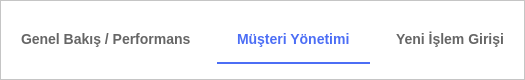
             <widget class="QFrame" name="frame_21">
              <property name="sizePolicy">
               <sizepolicy hsizetype="Expanding" vsizetype="Expanding">
                <horstretch>0</horstretch>
                <verstretch>0</verstretch>
               </sizepolicy>
              </property>
              <property name="minimumSize">
               <size>
                <width>0</width>
                <height>20</height>
               </size>
              </property>
              <property name="maximumSize">
               <size>
                <width>16777215</width>
                <height>80</height>
               </size>
              </property>
              <property name="styleSheet">
               <string notr="true">/* 1. ÇERÇEVE (Navigasyon Çubuğu Zemin) */
QFrame {
    background-color: #FFFFFF;
    /* Altına boydan boya ince gri çizgi çekelim */
    border-bottom: 1px solid #E0E0E0; 
}

/* 2. BUTONLARIN GENEL HALİ (Pasif Durum) */
QPushButton {
    background-color: transparent;  /* Arka plan yok */
    border: none;                   /* Çerçeve yok */
    color: #666666;                 /* Gri yazı */
    font-size: 14px;
    font-weight: 500;
    padding: 15px 20px;             /* Tıklama alanı geniş olsun */
    
    /* Alt sınır için yer ayırıyoruz ama şeffaf yapıyoruz */
    border-bottom: 2px solid transparent; 
    
    /* İkon ile yazı arasındaki boşluk */
    qproperty-iconSize: 20px 20px; 
    text-align: left;
}

/* 3. ÜZERİNE GELİNCE (Hover) */
QPushButton:hover {
    color: #333333; /* Yazı biraz koyulaşsın */
    background-color: #FAFAFA; /* Hafif bir grilik gelsin */
}

/* 4. SEÇİLİ OLDUĞUNDA (Checked - Aktif Sekme) */
QPushButton:checked {
    color: #4C6EF5;                 /* Resimdeki Mavi Renk */
    font-weight: bold;              /* Yazı kalınlaşsın */
    
    /* İşte o mavi alt çizgi: */
    border-bottom: 2px solid #4C6EF5; 
}
/* Normalde Gri İkon */
QPushButton{
    qproperty-icon: url(:/icons/chart_grey.png);
}

/* Seçilince Mavi İkon */
QPushButton:checked {
    qproperty-icon: url(:/icons/chart_blue.png);
}</string>
              </property>
              <property name="frameShape">
               <enum>QFrame::Shape::StyledPanel</enum>
              </property>
              <property name="frameShadow">
               <enum>QFrame::Shadow::Raised</enum>
              </property>
              <layout class="QHBoxLayout" name="horizontalLayout_9">
               <property name="leftMargin">
                <number>0</number>
               </property>
               <property name="topMargin">
                <number>0</number>
               </property>
               <property name="rightMargin">
                <number>0</number>
               </property>
               <property name="bottomMargin">
                <number>0</number>
               </property>
               <item>
                <widget class="QPushButton" name="pushButton_6">
                 <property name="text">
                  <string>Genel Bakış / Performans</string>
                 </property>
                 <property name="checkable">
                  <bool>true</bool>
                 </property>
                 <property name="checked">
                  <bool>false</bool>
                 </property>
                 <property name="autoExclusive">
                  <bool>true</bool>
                 </property>
                </widget>
               </item>
               <item>
                <widget class="QPushButton" name="pushButton_5">
                 <property name="text">
                  <string>Müşteri Yönetimi</string>
                 </property>
                 <property name="checkable">
                  <bool>true</bool>
                 </property>
                 <property name="checked">
                  <bool>true</bool>
                 </property>
                 <property name="autoExclusive">
                  <bool>true</bool>
                 </property>
                </widget>
               </item>
               <item>
                <widget class="QPushButton" name="pushButton_4">
                 <property name="text">
                  <string>Yeni İşlem Girişi</string>
                 </property>
                 <property name="checkable">
                  <bool>true</bool>
                 </property>
                 <property name="autoExclusive">
                  <bool>true</bool>
                 </property>
                </widget>
               </item>
              </layout>
             </widget>
